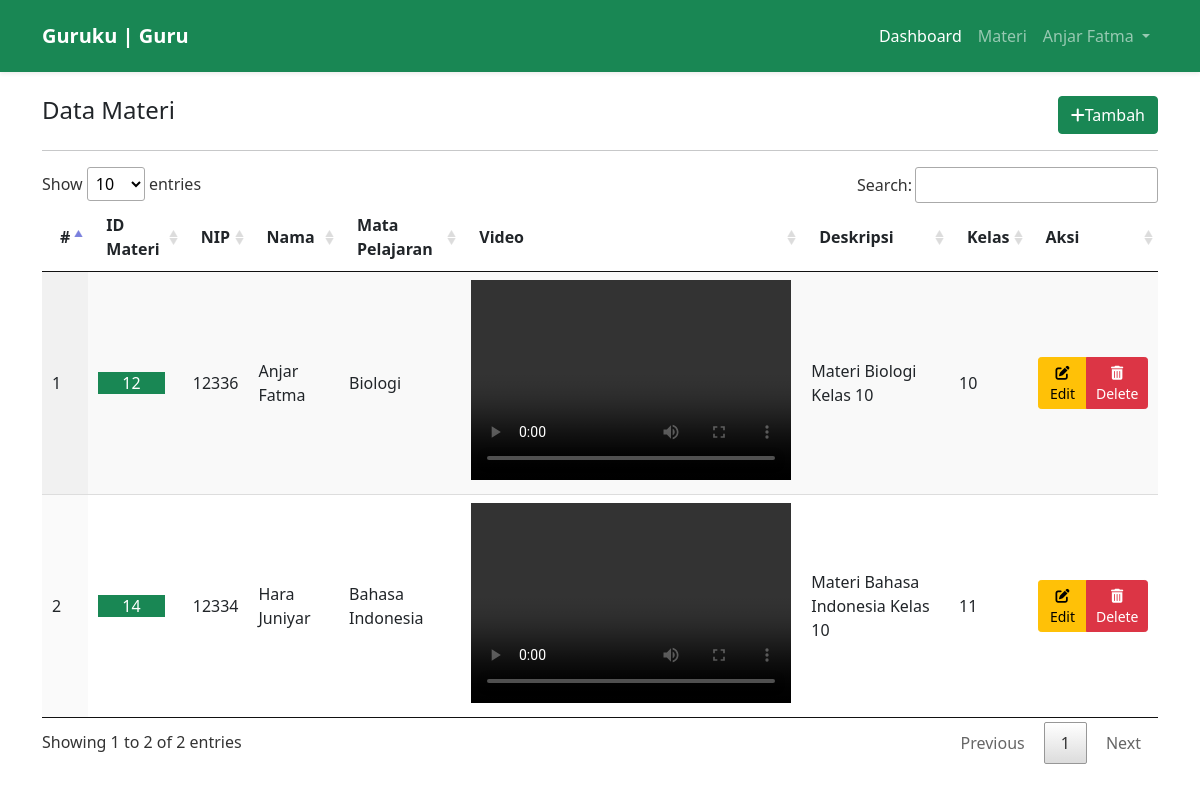
/back/guru/index.php?page=materi (signed in), run on the app's committed database.
### tables this page shows
CREATE TABLE `materi` (
  `id_materi` int(11) NOT NULL,
  `nip` int(50) NOT NULL,
  `kelas_id` int(11) NOT NULL,
  `nama_guru` varchar(255) DEFAULT NULL,
  `nama_mapel` varchar(255) DEFAULT NULL,
  `video` varchar(255) DEFAULT NULL,
  `deskripsi` text DEFAULT NULL,
  `kelas` varchar(255) DEFAULT NULL
);

CREATE TABLE `tb_guru` (
  `nip` int(255) NOT NULL,
  `mapel_id` int(11) NOT NULL,
  `nama_guru` varchar(255) DEFAULT NULL,
  `password` varchar(255) DEFAULT NULL,
  `email` varchar(255) DEFAULT NULL,
  `nama_mapel` varchar(255) DEFAULT NULL,
  `alamat` varchar(255) DEFAULT NULL,
  `foto` varchar(255) DEFAULT NULL
);

CREATE TABLE `mapel` (
  `id_mapel` int(50) NOT NULL,
  `nama_pelajaran` varchar(255) NOT NULL
);

CREATE TABLE `kelas` (
  `id_kelas` int(11) NOT NULL,
  `nama_kelas` varchar(255) DEFAULT NULL
);

### back/guru/materi/index.php (the view, shortened to what this page needs)
<div class="col-md-12">
        <div class="d-flex justify-content-between">
            <h4>Data Materi</h4>
                <a href="index.php?page=materi_create" class="btn btn-success"><i class="fa-solid fa-plus"></i>Tambah</a>
        </div><hr>
        <table id="example" class="display" style="width:100%">
        <thead>
            <tr>
                <th>#</th>
                <th>ID Materi</th>
                <th>NIP</th>
                <th>Nama</th>
                <th>Mata Pelajaran</th>
                <th>Video</th>
                <th>Deskripsi</th>
                <th>Kelas</th>
                <th>Aksi</th>
            </tr>
        </thead>
        <tbody>
                    <?php
                    $query = mysqli_query($koneksi, "SELECT * FROM materi JOIN tb_guru ON materi.nip = tb_guru.nip
                    JOIN kelas ON materi.kelas_id = kelas.id_kelas
                    LEFT JOIN mapel ON tb_guru.mapel_id = mapel.id_mapel");
                    $no = 1;
                    if (mysqli_num_rows($query) > 0) {
                        foreach ($query as $data) {
                    ?>
                            <tr>
                                <td><?= $no++ ?></td>
                                <td>
                                    <span class="bg-success text-white px-4">
                                        <?= $data['id_materi'] ?>
                                    </span>
                                </td>
                                <td><?= $data['nip'] ?></td>
                                <td><?= $data['nama_guru'] ?></td>
                                <td><?= $data['nama_pelajaran'] ?></td>
                                <td>
                                    <a href="materi/video/<?= $data['video'] ?>">
                                        <video src="materi/video/<?= $data['video'] ?>" controls width='320px' height='200px'></video>
                                    </a>
                                </td>
                                <td><?= $data['deskripsi']?></td>
                                <td><?= $data['nama_kelas']?></td>
                                <td>
                                    <div class="btn-group">
                                        <a href="index.php?page=materi_edit&materi=<?= $data['id_materi'] ?>" class="btn btn-sm btn-warning"><i class="fa-solid fa-pen-to-square"></i> Edit</a>
                                        <a href="index.php?page=materi_delete&materi=<?= $data['id_materi'] ?>" class="btn btn-sm btn-danger" onclick="return confirm('Apakah anda yakin ingin menghapus data ini ?')"><i class="fa-solid fa-trash-can"></i> Delete</a>
                                    </div>
                                </td>
                            </tr>
                        <?php
                        }
                    }
                    ?>
                </tbody>
        </table>
    </div>

### back/guru/index.php (shortened to what this page needs)
<!DOCTYPE html>
<html lang="en">
<head>
    <link rel="stylesheet" href="../../assets/css/bootstrap.min.css">
    <link rel="stylesheet" href="../../assets/vendor/fontawesome-free-6.1.1-web/css/all.min.css">
    <link rel="stylesheet" type="text/css" href="../../assets/vendor/DataTables/datatables.css">
</head>
<body>
    <nav class="navbar navbar-expand-lg shadow-sm navbar-dark bg-success p-3">
        <div class="container">
            <a class="navbar-brand fw-bolder text-white" href="#">Guruku | Guru</a>
            <div class="collapse navbar-collapse" id="navbarSupportedContent">
                <ul class="navbar-nav ms-auto mb-2 mb-lg-0 fw-boldl">
                    <li class="nav-item">
                        <a class="nav-link active" aria-current="page" href="index.php">Dashboard</a>
                    </li>
                    <div class="nav-item">
                        <a href="index.php?page=materi" class="nav-link">Materi</a>
                    </div>
                    <li class="nav-item dropdown">
                        <a class="nav-link dropdown-toggle" href="#" id="navbarDropdown" role="button"
                            data-bs-toggle="dropdown" aria-expanded="false">
                            <?= $_SESSION['guru'] ?>
                        </a>
                    </li>
                </ul>
            </div>
        </div>
    </nav>
    <div class="container mt-4">
        <?php
        include "menu.php";
        ?>
    </div>
</body>
</html>

### back/guru/menu.php (shortened to what this page needs)
<?php
if (isset($_GET['page'])) {
    $page = $_GET['page'];
    switch ($page) {
        case 'materi':
            include 'materi/index.php';
            break;
    }
} else {
    include 'dasbord.php';
}

### data on the page
materi: id_materi "12", nip.nip "12336", nip.nama_guru "Anjar Fatma", mapel.nama_pelajaran "Biologi", deskripsi "Materi Biologi Kelas 10", kelas.nama_kelas "10"
materi: id_materi "14", nip.nip "12334", nip.nama_guru "Hara Juniyar", mapel.nama_pelajaran "Bahasa Indonesia", deskripsi "Materi Bahasa Indonesia Kelas 10", kelas.nama_kelas "11"

### other printed values
$_SESSION['guru'] "Anjar Fatma"
